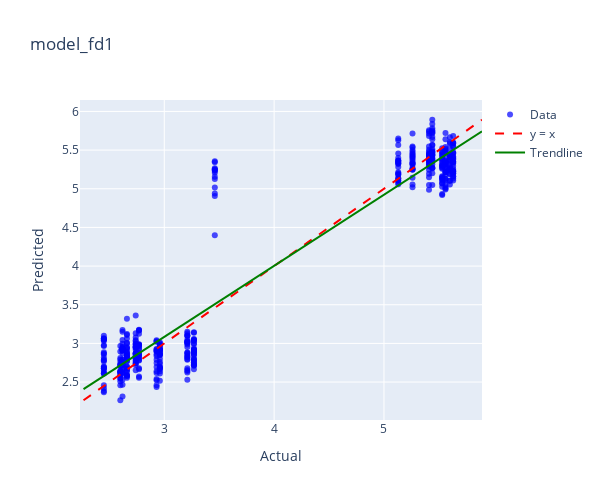
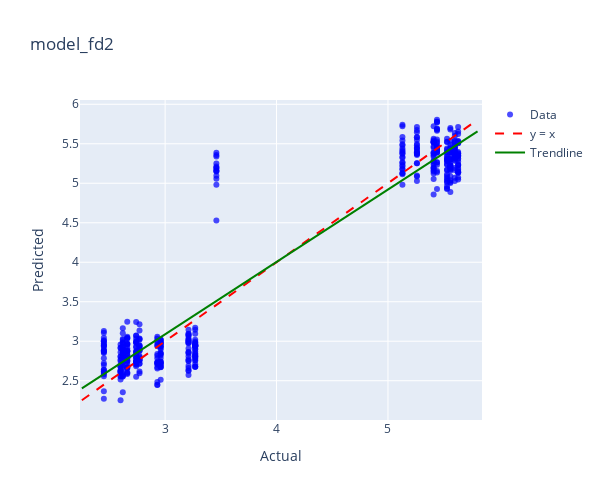
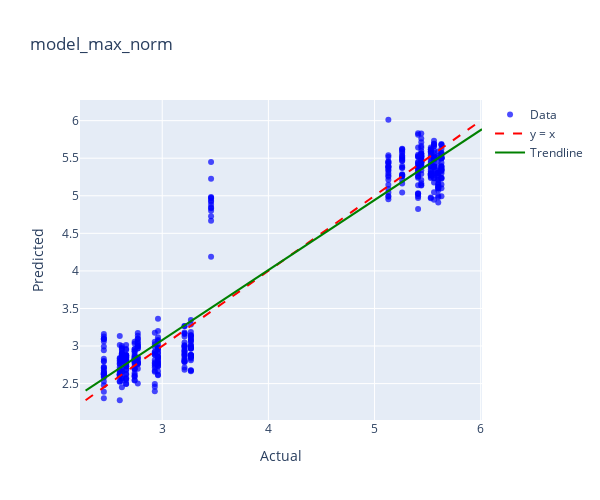
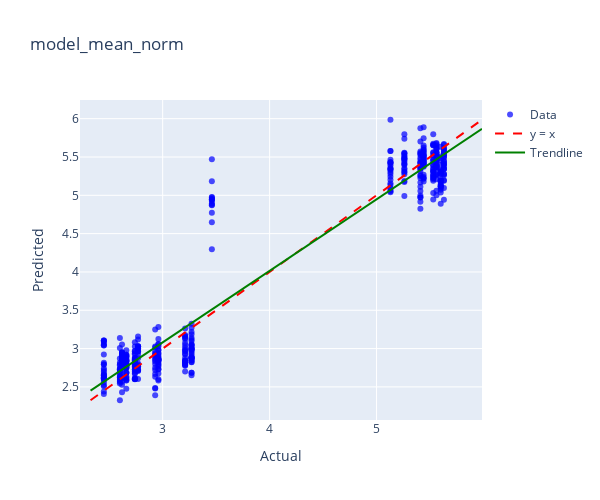

Notebook source saved alongside these figures, in order:
### Code cell
model_dict = {
    'model_fd1': (model_fd1, kadar_air_fd1),
    'model_fd2': (model_fd2, kadar_air_fd2),
    'model_max_norm': (model_max_norm, kadar_air_max_norm),
    'model_mean_norm': (model_mean_norm, kadar_air_mean_norm),
    'model_msc': (model_msc, kadar_air_msc),
    'model_ori': (model_ori, kadar_air_ori),
    'model_range_norm': (model_range_norm, kadar_air_range_norm),
    'model_sg1': (model_sg1, kadar_air_sg1),
    'model_sg2': (model_sg2, kadar_air_sg2),
    'model_snv': (model_snv, kadar_air_snv),
}

for name, (model, data) in model_dict.items():
    print(f"Plotting for {name}")
    plot_actual_vs_predicted_plotly(model, data, 'Kadar Air',name)

### Figure 1 — Plotly figure (JSON) as saved in the notebook; plotly's stock layout.template omitted (floating-point values rounded to 4 significant figures; data arrays with more than 128 entries replaced by an {"elided": "..."} marker saying what was removed)
{"data": [{"hovertemplate": "Index: %{text}<br>Actual: %{x}<br>Predicted: %{y}<extra></extra>", "marker": {"color": "blue", "opacity": 0.7, "size": 6}, "mode": "markers", "name": "Data", "text": {"elided": "498 str values"}, "type": "scatter", "x": {"elided": "498 float values"}, "y": {"elided": "498 float values"}}, {"line": {"color": "red", "dash": "dash"}, "mode": "lines", "name": "y = x", "type": "scatter", "x": [2.265, 5.892], "y": [2.265, 5.892]}, {"line": {"color": "green", "width": 2}, "mode": "lines", "name": "Trendline", "type": "scatter", "x": [2.265, 5.892], "y": [2.409, 5.743]}], "layout": {"height": 500, "title": {"text": "model_fd1"}, "width": 600, "xaxis": {"title": {"text": "Actual"}}, "yaxis": {"title": {"text": "Predicted"}}}}

### Figure 2 — Plotly figure (JSON) as saved in the notebook; plotly's stock layout.template omitted (floating-point values rounded to 4 significant figures; data arrays with more than 128 entries replaced by an {"elided": "..."} marker saying what was removed)
{"data": [{"hovertemplate": "Index: %{text}<br>Actual: %{x}<br>Predicted: %{y}<extra></extra>", "marker": {"color": "blue", "opacity": 0.7, "size": 6}, "mode": "markers", "name": "Data", "text": {"elided": "498 str values"}, "type": "scatter", "x": {"elided": "498 float values"}, "y": {"elided": "498 float values"}}, {"line": {"color": "red", "dash": "dash"}, "mode": "lines", "name": "y = x", "type": "scatter", "x": [2.253, 5.804], "y": [2.253, 5.804]}, {"line": {"color": "green", "width": 2}, "mode": "lines", "name": "Trendline", "type": "scatter", "x": [2.253, 5.804], "y": [2.403, 5.657]}], "layout": {"height": 500, "title": {"text": "model_fd2"}, "width": 600, "xaxis": {"title": {"text": "Actual"}}, "yaxis": {"title": {"text": "Predicted"}}}}

### Figure 3 — Plotly figure (JSON) as saved in the notebook; plotly's stock layout.template omitted (floating-point values rounded to 4 significant figures; data arrays with more than 128 entries replaced by an {"elided": "..."} marker saying what was removed)
{"data": [{"hovertemplate": "Index: %{text}<br>Actual: %{x}<br>Predicted: %{y}<extra></extra>", "marker": {"color": "blue", "opacity": 0.7, "size": 6}, "mode": "markers", "name": "Data", "text": {"elided": "498 str values"}, "type": "scatter", "x": {"elided": "498 float values"}, "y": {"elided": "498 float values"}}, {"line": {"color": "red", "dash": "dash"}, "mode": "lines", "name": "y = x", "type": "scatter", "x": [2.278, 6.012], "y": [2.278, 6.012]}, {"line": {"color": "green", "width": 2}, "mode": "lines", "name": "Trendline", "type": "scatter", "x": [2.278, 6.012], "y": [2.407, 5.886]}], "layout": {"height": 500, "title": {"text": "model_max_norm"}, "width": 600, "xaxis": {"title": {"text": "Actual"}}, "yaxis": {"title": {"text": "Predicted"}}}}

### Figure 4 — Plotly figure (JSON) as saved in the notebook; plotly's stock layout.template omitted (floating-point values rounded to 4 significant figures; data arrays with more than 128 entries replaced by an {"elided": "..."} marker saying what was removed)
{"data": [{"hovertemplate": "Index: %{text}<br>Actual: %{x}<br>Predicted: %{y}<extra></extra>", "marker": {"color": "blue", "opacity": 0.7, "size": 6}, "mode": "markers", "name": "Data", "text": {"elided": "498 str values"}, "type": "scatter", "x": {"elided": "498 float values"}, "y": {"elided": "498 float values"}}, {"line": {"color": "red", "dash": "dash"}, "mode": "lines", "name": "y = x", "type": "scatter", "x": [2.326, 5.986], "y": [2.326, 5.986]}, {"line": {"color": "green", "width": 2}, "mode": "lines", "name": "Trendline", "type": "scatter", "x": [2.326, 5.986], "y": [2.451, 5.866]}], "layout": {"height": 500, "title": {"text": "model_mean_norm"}, "width": 600, "xaxis": {"title": {"text": "Actual"}}, "yaxis": {"title": {"text": "Predicted"}}}}
